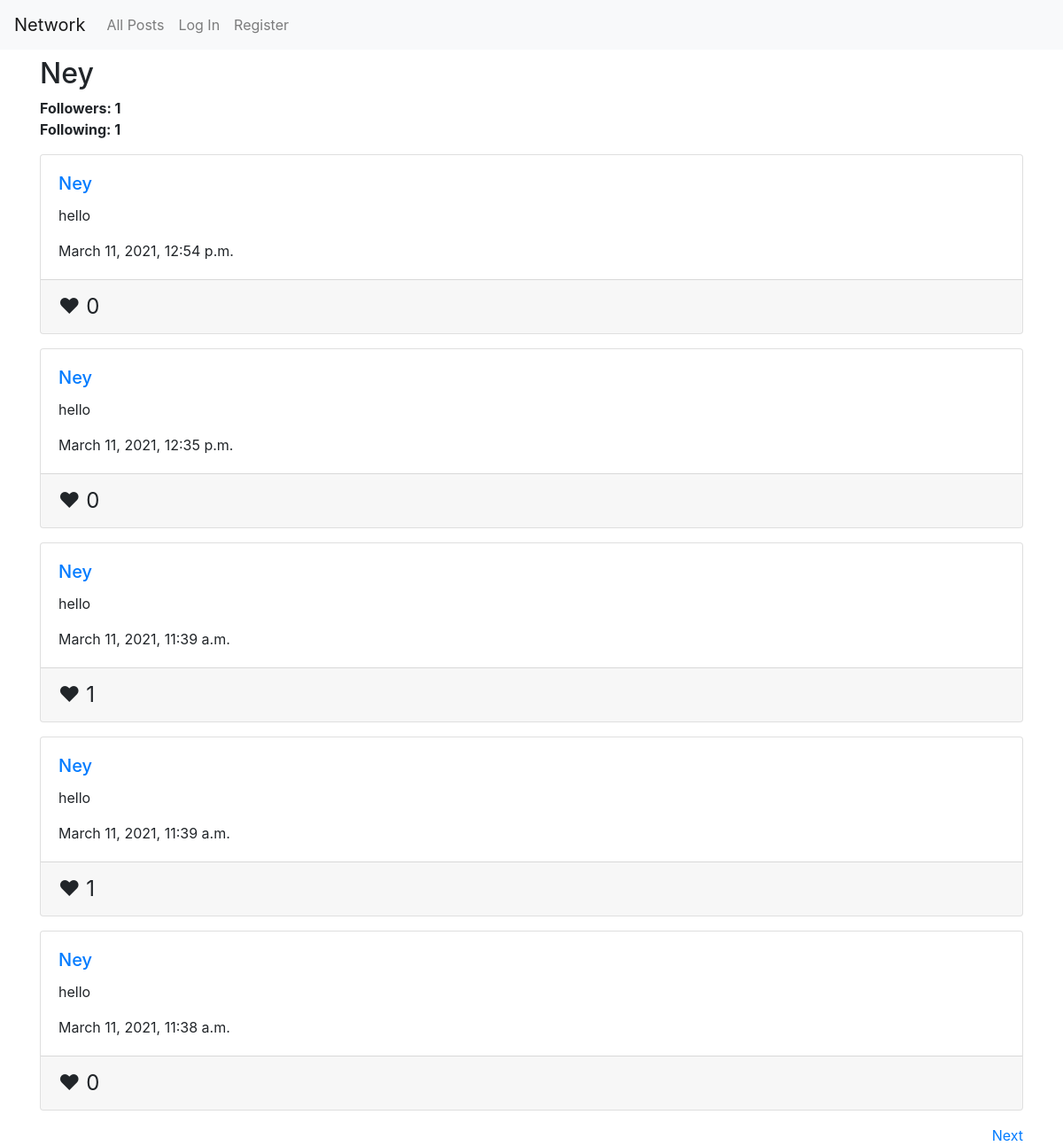
Screenshot of /Ney/ with the database file from the repository.
### network/models.py (models this page shows)
class User(AbstractUser):
    follows = models.ManyToManyField(
        'self',
        related_name='followed_by',
        symmetrical=False
    )
    likes = models.ManyToManyField(
        'network.Post',
        related_name='liked_by',
    )
    def is_followed_by(self):
        return self.followed_by.count()

class Post(models.Model):
    content = models.CharField(max_length=126)
    author = models.ForeignKey("network.User", on_delete=models.CASCADE, related_name="posts")
    date_created = models.DateTimeField(default=timezone.now)
    class Meta:
        ordering = ('-date_created',)

### network/views.py (the view, shortened to what this page needs)
# urls.py: path("<str:username>/", views.ProfileView.as_view(), name="profile"),
class ProfileView(View):
    def get(self, request, username, *args, **kwargs):
        profile_user = User.objects.get(username=username)
        post_list = profile_user.posts.all()
        page = request.GET.get('page', 1)
        posts = paginate(post_list, page)
        context = {'profile_user': profile_user,'posts': posts}
        return render(request, "network/profile.html", context)

### network/views.py (called while the page is built)
def paginate(post_list, page):
    paginator = Paginator(post_list, 5)
    try:
        posts = paginator.page(page)
    except PageNotAnInteger:
        posts = paginator.page(1)
    except EmptyPage:
        posts = paginator.page(paginator.num_pages)
    return posts

### network/templates/network/profile.html (shortened to what this page needs)
{% extends "network/layout.html" %}
{% block body %}
    <div class="profile-header">
        <h2>{{ profile_user.username }}</h2>
        <span class="follows"><strong>Followers:    {{ profile_user.follows.count }}</strong></span>
        <br>
        <span class="following"><strong>Following:    {{ profile_user.is_followed_by }}</strong></span>
        <br>
    </div>
    {% include 'network/new_post.html' %}
{% endblock %}

### network/templates/network/layout.html (shortened to what this page needs)
{% load static %}
<!DOCTYPE html>
<html lang="en">
    <head>
        <link rel="stylesheet" href="https://stackpath.bootstrapcdn.com/bootstrap/4.4.1/css/bootstrap.min.css">
        <link href="{% static 'network/styles.css' %}" rel="stylesheet">
    </head>
    <body>
        <nav class="navbar navbar-expand-lg navbar-light bg-light">
            <a class="navbar-brand" href="{% url 'index' %}">Network</a>
            <div>
              <ul class="navbar-nav mr-auto">
                <li class="nav-item">
                  <a class="nav-link" href="{% url 'index' %}">All Posts</a>
                </li>
                {% if user.is_authenticated %}
                    <li class="nav-item">
                        <a class="nav-link" href="{% url 'following' %}">Following</a>
                    </li>
                    <li class="nav-item">
                        <a class="nav-link" href="{% url 'logout' %}">Log Out</a>
                    </li>
                {% else %}
                    <li class="nav-item">
                        <a class="nav-link" href="{% url 'login' %}">Log In</a>
                    </li>
                    <li class="nav-item">
                        <a class="nav-link" href="{% url 'register' %}">Register</a>
                    </li>
                {% endif %}
              </ul>
            </div>
          </nav>
        <div class="body container my-2">
            {% block body %}
            {% endblock %}
        </div>
    </body>
</html>

### network/templates/network/new_post.html (shortened to what this page needs)
{% for post in posts %}
    <div class="card post-card my-3">
        <div class="card-body card-content">
            <h5 class="card-title"><a href="{% url 'profile' post.author.username %}">{{ post.author.username }}</a></h5>
            <p class="card-text">{{ post.content }}</p>
            <p class="card-text">{{ post.date_created }}</p>
        </div>
        <div class="card-footer">
            <div class="likes" data-post-id="{{ post.id }}">
                <span class="{% if user.is_authenticated %}like-button {% endif %}{% if user in post.liked_by.all %}liked{% endif %}">&#9829;</span>
                <span class="like-count">{{ post.liked_by.count }}</span>
            </div>
        </div>
    </div>
    {% empty %}
    <p>There are no posts.</p>
{% endfor %}
{% if posts.has_other_pages %}
    <div class="pages">
        {% if posts.has_next %}
        <a href="?page={{ posts.next_page_number }}" class="next">Next</a>
        {% endif %}
    </div>
{% endif %}

### network/static/network/styles.css (style rules this page uses)
.likes { display: inline; font-size: 1.5rem; width: 25%; }
.next { float: right; }

### rows the page displays
User: username "Ney", follows.count "1", is_followed_by "1"
Post: author.username "Ney", content "hello", date_created "March 11, 2021, 12:54 p.m.", liked_by.count "0"
Post: author.username "Ney", content "hello", date_created "March 11, 2021, 12:35 p.m.", liked_by.count "0"
Post: author.username "Ney", content "hello", date_created "March 11, 2021, 11:39 a.m.", liked_by.count "1"
Post: author.username "Ney", content "hello", date_created "March 11, 2021, 11:39 a.m.", liked_by.count "1"
Post: author.username "Ney", content "hello", date_created "March 11, 2021, 11:38 a.m.", liked_by.count "0"
